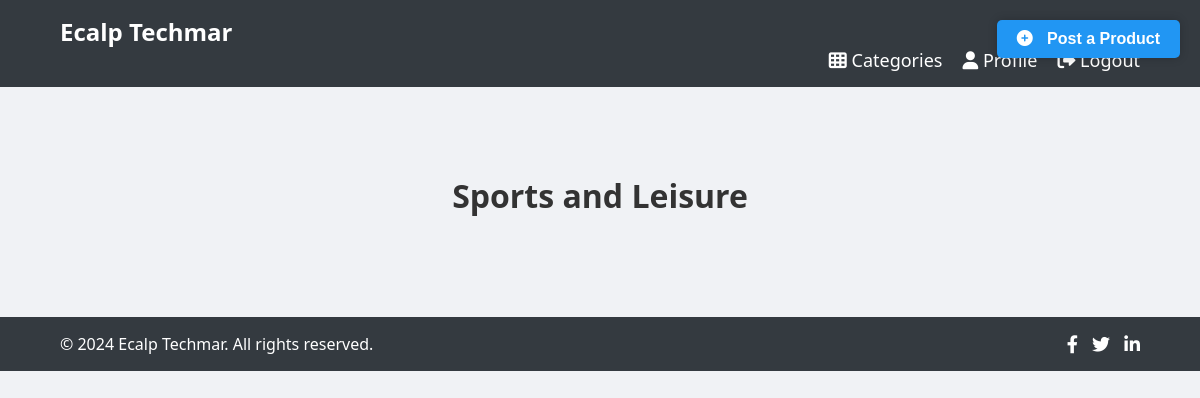
Before: /newsfeed/sports/ with the older database file.
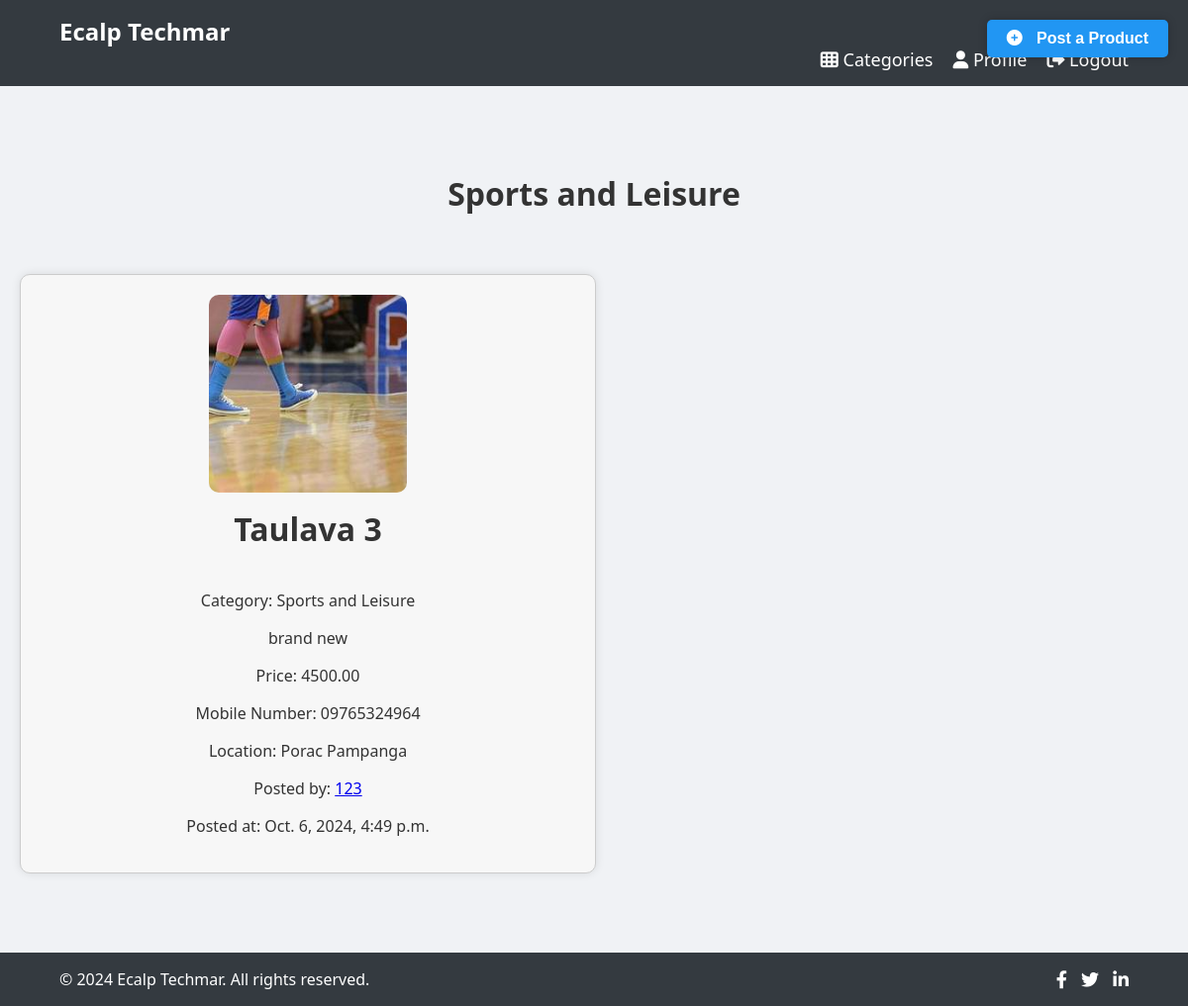
After: the same page with the newer database file.
### newsfeed/models.py (models this page shows, shortened)
class Product(models.Model):
    title = models.CharField(max_length=255)
    description = models.TextField()
    price = models.DecimalField(max_digits=10, decimal_places=2)
    image = models.ImageField(upload_to='products/')
    mobile_number = models.CharField(max_length=20)
    location = models.CharField(max_length=255)
    user = models.ForeignKey(User, on_delete=models.CASCADE)
    created_at = models.DateTimeField(auto_now_add=True)
    category = models.CharField(max_length=50, choices=[('Electronics', 'Electronics'), ('Fashion and Beauty', 'Fashion and Beauty'), ('Home and Garden', 'Home and Garden'), ('Sports and Leisure', 'Sports and Leisure'), ('Others', 'Others')], default='Others')
    is_active = models.BooleanField(default=True)

### newsfeed/views.py (the view)
# urls.py: path('sports/', sports, name='sports'),
def sports(request):
    products = Product.objects.filter(category='Sports and Leisure')
    return render(request, 'sports.html', {'products': products})

### newsfeed/templates/sports.html (shortened to what this page needs)
<!DOCTYPE html>
<html lang="en">
<head>
    {% load static %}
    <link rel="stylesheet" href="{% static 'main/styles.css' %}">
    <link rel="stylesheet" href="https://cdnjs.cloudflare.com/ajax/libs/font-awesome/6.0.0-beta3/css/all.min.css">
</head>
<body>
    <header>
        <div class="container">
            <h1 class="logo">Ecalp Techmar</h1>
            <nav>
                <ul>
                    <li><a href="{% url 'category_selection' %}"><i class="fas fa-th"></i> Categories</a></li>
                    <li><a href="{% url 'profile' request.user.pk %}"><i class="fas fa-user"></i> Profile</a></li>
                    <li><a href="{% url 'home' %}"><i class="fas fa-sign-out-alt"></i> Logout</a></li>
                </ul>
            </nav>
            <button class="post-button">
              <a href="{% url 'post_product' %}">
                 <i class="fas fa-plus-circle"></i> Post a Product
              </a>
                </button>
        </div>
    </header>
<section id="sports">
    <h2>Sports and Leisure</h2>
    <div class="products">
        {% for product in products %}
            <div class="product">
                <img src='{{ product.image.url }}'>
                <h2>{{ product.title }}</h2>
                <p>Category: {{ product.category }}</p>
                <p class="description">{{ product.description|linebreaks|truncatewords:20 }}</p>
                <p>Price: {{ product.price }}</p>
                <p>Mobile Number: {{ product.mobile_number }}</p>
                <p>Location: {{ product.location }}</p>
                <p>Posted by: <a href="{% url 'profile' product.user.pk %}">{{ product.user.username }}</a></p>
                <p>Posted at: {{ product.created_at }}</p>
            </div>
        {% endfor %}
    </div>
</section>
    <footer>
        <div class="container">
            <div class="footer-content">
                <p>&copy; 2024 Ecalp Techmar. All rights reserved.</p>
                <div class="social-links">
                    <a href="#"><i class="fab fa-facebook-f"></i></a>
                    <a href="#"><i class="fab fa-twitter"></i></a>
                    <a href="#"><i class="fab fa-linkedin-in"></i></a>
                </div>
            </div>
        </div>
    </footer>
</body>
</html>

Changed rows visible on the page:
added Product: image (picture), title "Taulava 3", category "Sports and Leisure", description "brand new", price "4500.00", mobile_number "09765324964", location "Porac Pampanga", user.username "123", created_at "Oct. 6, 2024, 4:49 p.m."
